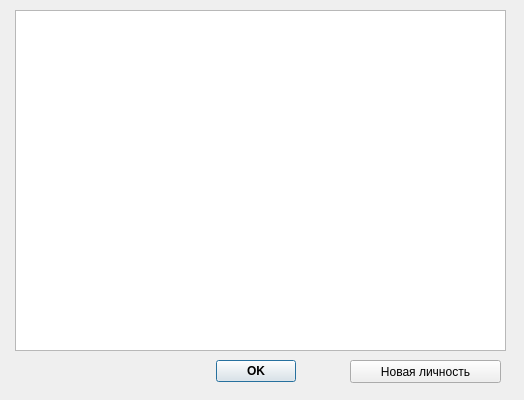
<?xml version="1.0" encoding="UTF-8"?>
<ui version="4.0">
 <class>FVAPeopleListDlg</class>
 <widget class="QDialog" name="FVAPeopleListDlg">
  <property name="geometry">
   <rect>
    <x>0</x>
    <y>0</y>
    <width>524</width>
    <height>400</height>
   </rect>
  </property>
  <property name="windowTitle">
   <string>FVAPeopleListDlg</string>
  </property>
  <widget class="QListWidget" name="listWidget">
   <property name="geometry">
    <rect>
     <x>15</x>
     <y>10</y>
     <width>491</width>
     <height>341</height>
    </rect>
   </property>
   <property name="font">
    <font>
     <pointsize>9</pointsize>
     <weight>75</weight>
     <bold>true</bold>
    </font>
   </property>
  </widget>
  <widget class="QDialogButtonBox" name="buttonBox">
   <property name="geometry">
    <rect>
     <x>140</x>
     <y>360</y>
     <width>156</width>
     <height>23</height>
    </rect>
   </property>
   <property name="font">
    <font>
     <pointsize>9</pointsize>
     <weight>75</weight>
     <bold>true</bold>
    </font>
   </property>
   <property name="standardButtons">
    <set>QDialogButtonBox::Ok</set>
   </property>
  </widget>
  <widget class="QPushButton" name="btnAddPeople">
   <property name="geometry">
    <rect>
     <x>350</x>
     <y>360</y>
     <width>151</width>
     <height>23</height>
    </rect>
   </property>
   <property name="text">
    <string>Новая личность</string>
   </property>
  </widget>
 </widget>
 <layoutdefault spacing="6" margin="11"/>
 <resources/>
 <connections>
  <connection>
   <sender>buttonBox</sender>
   <signal>clicked(QAbstractButton*)</signal>
   <receiver>FVAPeopleListDlg</receiver>
   <slot>accept()</slot>
   <hints>
    <hint type="sourcelabel">
     <x>157</x>
     <y>271</y>
    </hint>
    <hint type="destinationlabel">
     <x>199</x>
     <y>149</y>
    </hint>
   </hints>
  </connection>
 </connections>
</ui>
